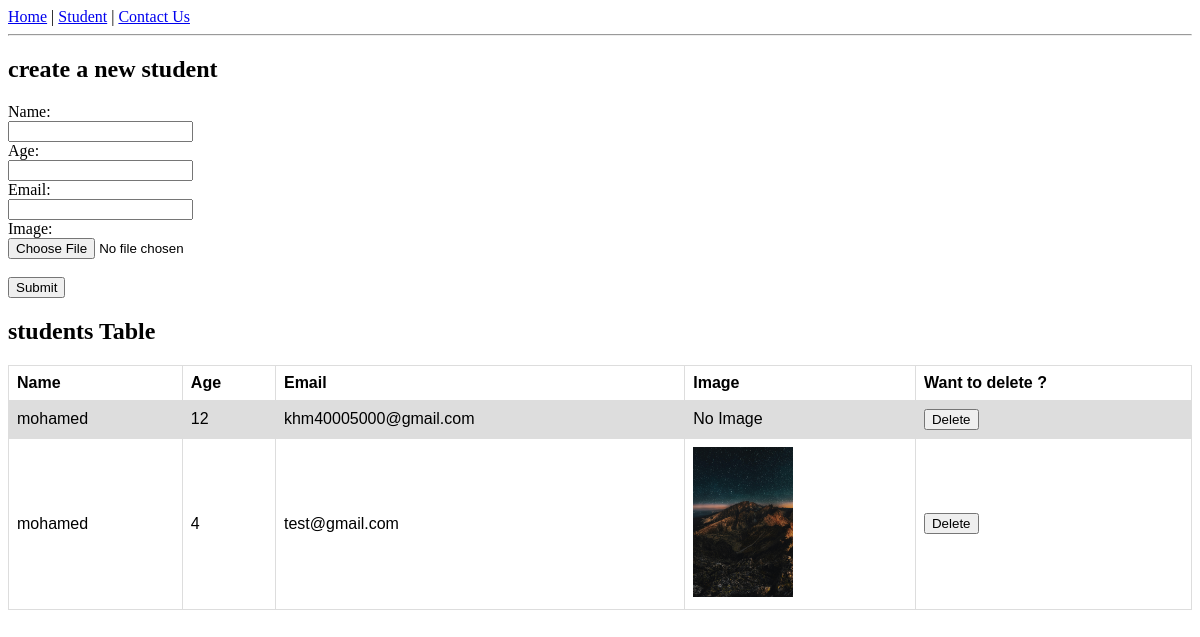
/students/, run on an earlier commit of the app's database.
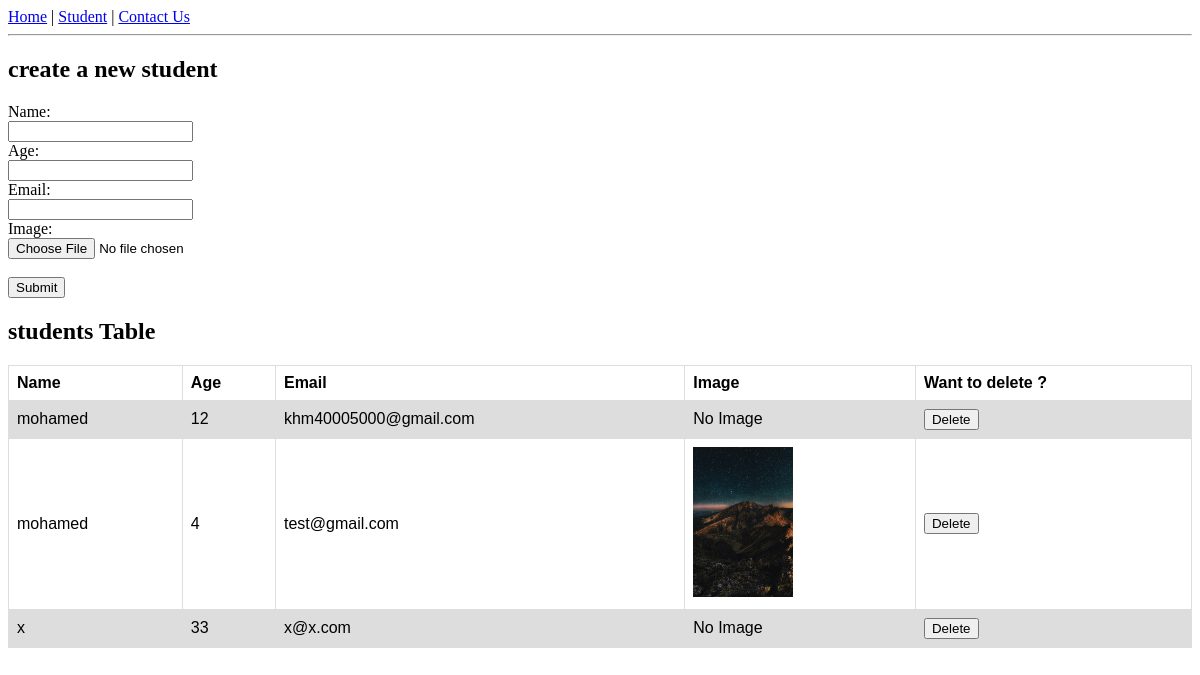
And on a later commit of the database.
### core/models.py (models this page shows)
class Student(models.Model):
    name = models.CharField(max_length=100)
    age = models.IntegerField()
    email = models.EmailField()
    image = models.ImageField(upload_to='students/', null=True,blank=True)

### core/views.py (the view)
# urls.py: path('students/', views.student_page, name='student_page'),
def student_page(request):
    if request.method == 'POST':
        name = request.POST.get('name')
        age = request.POST.get('age')
        email = request.POST.get('email')
        image = request.FILES.get('image')
        Student.objects.create(name=name, age=age, email=email, image=image)
    students = Student.objects.all()
    return render(request, 'students.html', {'students': students})

### core/templates/students.html (shortened to what this page needs)
{% extends 'base.html' %} {% block content %}
<h2>create a new student</h2>
<form method="post" enctype="multipart/form-data">
  <label for="name">Name:</label><br>
  <input type="text" id="name" name="name"><br>
  <label for="age">Age:</label><br>
  <input type="number" id="age" name="age"><br>
  <label for="email">Email:</label><br>
  <input type="email" id="email" name="email"><br>
  <label for="image">Image:</label><br>
  <input type="file" id="image" name="image"><br><br>
  <input type="submit" value="Submit">
</form>
<h2>students Table</h2>
<table>
  <tr>
    <th>Name</th>
    <th>Age</th>
    <th>Email</th>
    <th>Image</th>
    <th>Want to delete ?</th>
  </tr>
  {% for student in students %}
  <tr>
    <td>{{ student.name }}</td>
    <td>{{ student.age }}</td>
    <td>{{ student.email }}</td>
    <td>
      {% if student.image %}
        <img src="{{ student.image.url }}" alt="{{ student.name }}" width="100">
      {% else %}
        No Image
      {% endif %}
    </td>
    <td>
        <form method="post" action="{% url 'delete_student' student.id %}">
            <input type="submit" value="Delete">
        </form>
    </td>
  </tr>
  {% endfor %}
</table>
{% endblock %}

### core/templates/base.html (shortened to what this page needs)
<!doctype html>
<html>
  <head>
  </head>
  <body>
    <nav>
      <a href="{% url 'home' %}">Home</a> |
      <a href="{% url 'student_page' %}">Student</a> |
      <a href="{% url 'contact_us' %}">Contact Us</a>
    </nav>
    <hr />
    {% block content %} {% endblock %}
  </body>
</html>

### core/templates/base.html (style rules this page uses)
table { font-family: arial, sans-serif; border-collapse: collapse; width: 100%; }
td, th { border: 1px solid #dddddd; text-align: left; padding: 8px; }
tr:nth-child(even) { background-color: #dddddd; }

What changed in the data, as far as the page shows it:
added Student: name "x", age "33", email "x@x.com", image "No Image"
